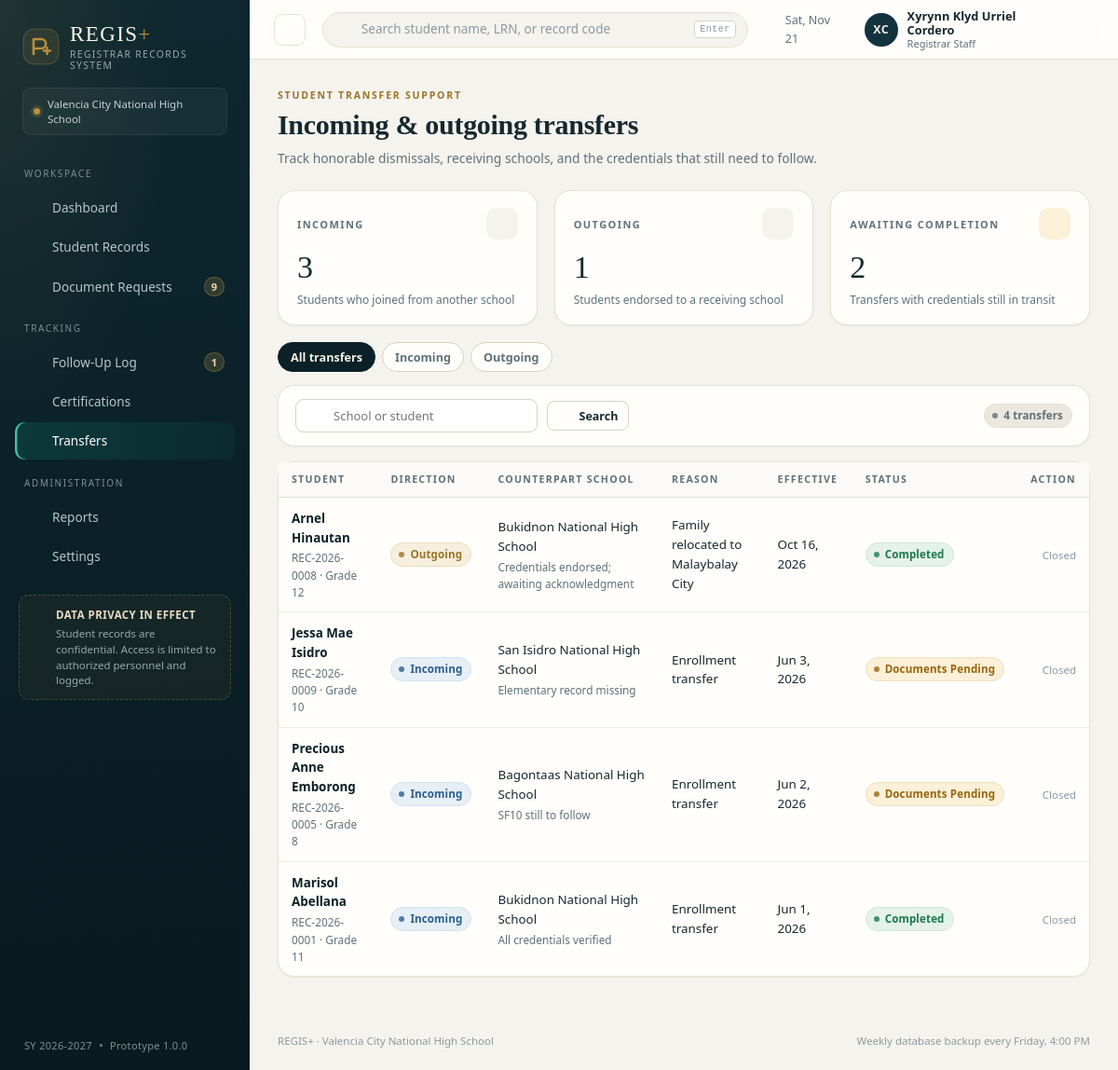
Page /transfers.php (signed in) on the earlier database version.
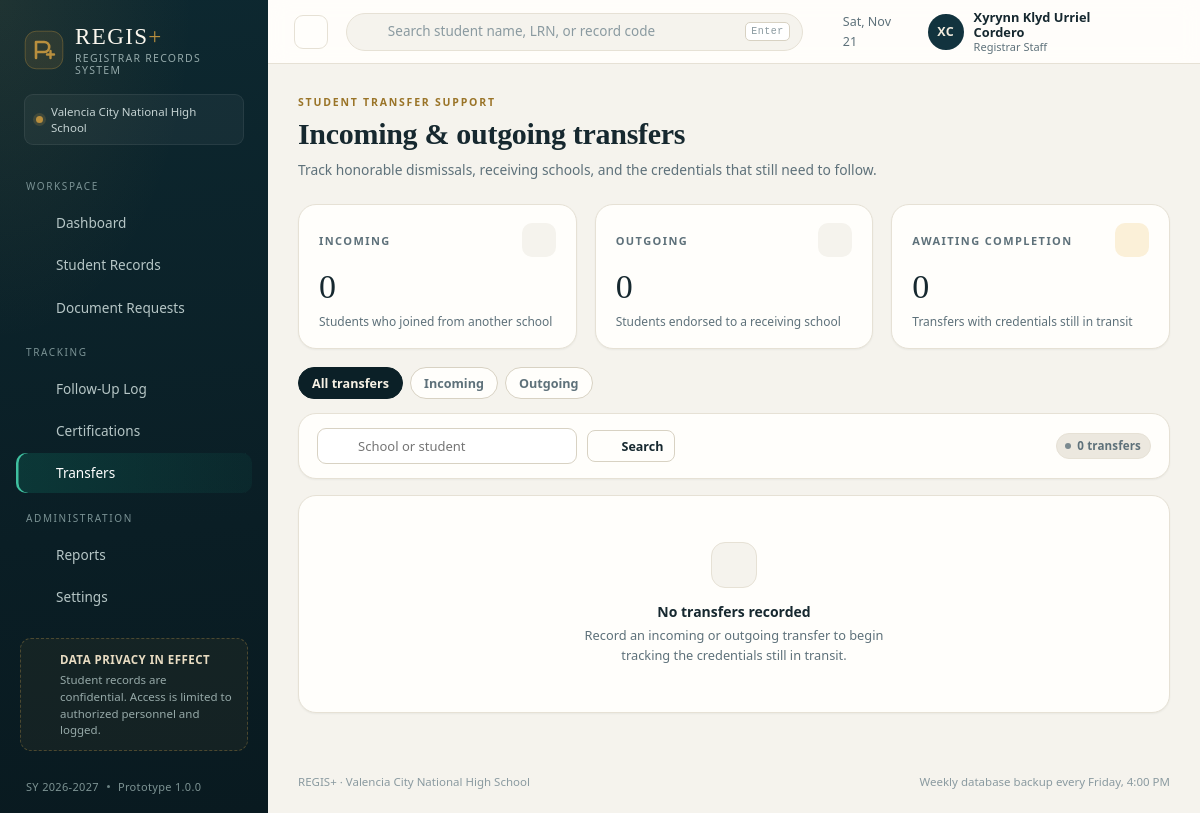
Same page on the later database version.
### tables this page shows
CREATE TABLE users (
    id            INTEGER PRIMARY KEY AUTOINCREMENT,
    username      TEXT NOT NULL UNIQUE,
    password_hash TEXT NOT NULL,
    full_name     TEXT NOT NULL,
    role          TEXT NOT NULL DEFAULT 'staff',
    email         TEXT,
    is_active     INTEGER NOT NULL DEFAULT 1,
    last_login    TEXT,
    created_at    TEXT NOT NULL DEFAULT (datetime('now','localtime'))
);

CREATE TABLE transfers (
    id                INTEGER PRIMARY KEY AUTOINCREMENT,
    student_id        INTEGER NOT NULL REFERENCES students(id) ON DELETE CASCADE,
    direction         TEXT NOT NULL,
    counterpart_school TEXT NOT NULL,
    effective_date    TEXT,
    reason            TEXT,
    status            TEXT NOT NULL DEFAULT 'Documents Pending',
    notes             TEXT,
    created_by        INTEGER REFERENCES users(id) ON DELETE SET NULL,
    created_at        TEXT NOT NULL DEFAULT (datetime('now','localtime'))
);

CREATE TABLE students (
    id              INTEGER PRIMARY KEY AUTOINCREMENT,
    lrn             TEXT NOT NULL UNIQUE,
    first_name      TEXT NOT NULL,
    middle_name     TEXT,
    last_name       TEXT NOT NULL,
    sex             TEXT NOT NULL DEFAULT 'F',
    birth_date      TEXT,
    grade_level     TEXT NOT NULL,
    section         TEXT,
    strand          TEXT,
    school_year     TEXT NOT NULL,
    status          TEXT NOT NULL DEFAULT 'Enrolled',
    guardian_name   TEXT,
    guardian_contact TEXT,
    address         TEXT,
    previous_school TEXT,
    record_code     TEXT UNIQUE,
    cabinet         TEXT,
    shelf           TEXT,
    folder_no       TEXT,
    digital_path    TEXT,
    notes           TEXT,
    created_by      INTEGER REFERENCES users(id) ON DELETE SET NULL,
    created_at      TEXT NOT NULL DEFAULT (datetime('now','localtime')),
    updated_at      TEXT NOT NULL DEFAULT (datetime('now','localtime'))
);

### includes/auth.php (called while the page is built, shortened)
<?php
function current_user(): ?array
{
    static $user = null;
    static $loaded = false;
    if ($loaded) {
        return $user;
    }
    $loaded = true;
    $stmt = db()->prepare('SELECT * FROM users WHERE id = ? AND is_active = 1');
    $stmt->execute([$_SESSION['user_id']]);
    $row = $stmt->fetch();
    $user = $row;
    return $user;
}
function require_login(): void
{
    if (!current_user()) {
        redirect('login.php');
    }
}
function can_manage(): bool
{
    return in_array(current_user()['role'] ?? '', ['admin', 'registrar'], true);
}
function role_label(string $role): string
{
    return match ($role) {
        'admin' => 'System Administrator',
        'registrar' => 'Registrar Officer',
        default => 'Registrar Staff',
    };
}

### includes/db.php (called while the page is built, shortened)
<?php
function db(): PDO
{
    static $pdo = null;
    if ($pdo instanceof PDO) {
        return $pdo;
    }
    $fresh = !file_exists(DB_FILE);
    $pdo = new PDO('sqlite:' . DB_FILE, null, null, [
        PDO::ATTR_ERRMODE => PDO::ERRMODE_EXCEPTION,
        PDO::ATTR_DEFAULT_FETCH_MODE => PDO::FETCH_ASSOC,
        PDO::ATTR_EMULATE_PREPARES => false,
    ]);
    $pdo->exec('PRAGMA foreign_keys = ON');
    $pdo->exec('PRAGMA journal_mode = WAL');
    return $pdo;
}

### transfers.php (the view, shortened to what the rows shown need)
<?php
require_once __DIR__ . '/includes/layout.php';
require_login();
$pdo = db();
$where = ['1 = 1'];
$params = [];
$whereSql = implode(' AND ', $where);
$stmt = $pdo->prepare(
    "SELECT t.*, s.first_name, s.middle_name, s.last_name, s.grade_level, s.record_code, u.full_name AS staff_name
     FROM transfers t JOIN students s ON s.id = t.student_id LEFT JOIN users u ON u.id = t.created_by
     WHERE $whereSql ORDER BY t.effective_date DESC, t.id DESC LIMIT 60"
);
$stmt->execute($params);
$rows = $stmt->fetchAll();
app_header('Transfers', 'transfers.php');
?>
<div class="page-head">
    <div>
        <h1>Incoming &amp; outgoing transfers</h1>
    </div>
</div>
<section class="card">
    <?php if ($rows): ?>
        <div class="table-wrap">
            <table class="data">
                <thead><tr><th>Student</th><th>Direction</th><th>Counterpart school</th><th>Reason</th><th>Effective</th><th>Status</th><th class="right">Action</th></tr></thead>
                <tbody>
                <?php foreach ($rows as $t): ?>
                    <tr>
                        <td>
                            <a class="strong" href="/student.php?id=<?= (int) $t['student_id'] ?>"><?= e($t['first_name'] . ' ' . $t['last_name']) ?></a>
                            <span class="sub"><?= e($t['record_code']) ?> · <?= e($t['grade_level']) ?></span>
                        </td>
                        <td><span class="pill <?= $t['direction'] === 'Outgoing' ? 'pill-brass' : 'pill-info' ?>"><span class="pill-dot"></span><?= e($t['direction']) ?></span></td>
                        <td><?= e($t['counterpart_school']) ?><span class="sub"><?= e($t['notes'] ?: '') ?></span></td>
                        <td><?= e($t['reason'] ?: '—') ?></td>
                        <td class="num"><?= e(fmt_date($t['effective_date'])) ?></td>
                        <td><?= status_pill($t['status']) ?></td>
                        <td class="actions">
                            <?php if (can_manage() && $t['status'] !== 'Completed'): ?>
                                <form method="post" action="/transfers.php" class="inline-form">
                                    <?= csrf_field() ?>
                                    <input type="hidden" name="action" value="set_status">
                                    <input type="hidden" name="id" value="<?= (int) $t['id'] ?>">
                                    <input type="hidden" name="status" value="<?= $t['status'] === 'Documents Pending' ? 'In Process' : 'Completed' ?>">
                                    <button class="btn btn-sm <?= $t['status'] === 'Documents Pending' ? 'btn-ghost' : 'btn-accent' ?>" type="submit">
                                        <?= $t['status'] === 'Documents Pending' ? 'Start' : 'Complete' ?>
                                    </button>
                                </form>
                            <?php else: ?>
                                <span class="muted" style="font-size:11.5px; color:var(--faint)">Closed</span>
                            <?php endif; ?>
                        </td>
                    </tr>
                <?php endforeach; ?>
                </tbody>
            </table>
        </div>
    <?php endif; ?>
</section>
<?php
app_footer();

### includes/layout.php (shortened to what the rows shown need)
<?php
function icon(string $name, string $class = ''): string
{
    $d = $paths[$name] ?? $paths['spark'];
    return '<svg class="icon ' . e($class) . '" viewBox="0 0 24 24" fill="none" stroke="currentColor" stroke-width="1.7" stroke-linecap="round" stroke-linejoin="round" aria-hidden="true">' . $d . '</svg>';
}
function open_page(string $title, string $bodyClass = '', array $css = [], string $bodyAttr = ''): void
{
    $css = $css ?: ['assets/css/app.css'];
    echo "<!DOCTYPE html>\n<html lang=\"en\">\n<head>\n<meta charset=\"utf-8\">\n";
    foreach ($css as $file) {
        echo '<link rel="stylesheet" href="' . e(url($file)) . '">' . "\n";
    }
    echo "</head>\n<body class=\"" . e($bodyClass) . '"' . ($bodyAttr ? ' ' . $bodyAttr : '') . ">\n";
}
function close_page(array $js = ['assets/js/app.js']): void
{
    echo "</body>\n</html>\n";
}
function app_header(string $title, string $active, string $screenTitle = ''): void
{
    $user = current_user();
    $openRequests = (int) db()->query("SELECT COUNT(*) FROM requests WHERE status IN ('Pending','Processing','Ready for Release')")->fetchColumn();
    $overdue = (int) db()->query("SELECT COUNT(*) FROM followups WHERE status <> 'Resolved' AND next_followup_date IS NOT NULL AND next_followup_date < date('now','localtime')")->fetchColumn();
    $nav = [
        'Workspace' => [
            ['dashboard.php', 'dashboard', 'Dashboard', 0],
            ['students.php', 'records', 'Student Records', 0],
            ['requests.php', 'requests', 'Document Requests', $openRequests],
        ],
        'Tracking' => [
            ['followups.php', 'followup', 'Follow-Up Log', $overdue],
            ['certifications.php', 'cert', 'Certifications', 0],
            ['transfers.php', 'transfer', 'Transfers', 0],
        ],
        'Administration' => [
            ['reports.php', 'reports', 'Reports', 0],
        ],
    ];
    $nav['Administration'][] = ['settings.php', 'settings', 'Settings', 0];
    open_page($title . ' · ' . APP_NAME, 'app');
    ?>
<div class="app-shell">
            <?php foreach ($nav as $section => $items): ?>
                <?php foreach ($items as [$href, $ic, $label, $count]): ?>
                        <?= icon($ic) ?>
                <?php endforeach; ?>
            <?php endforeach; ?>
    <div class="app-body">
        <header class="topbar">
            <div class="topbar-right">
                <details class="user-menu">
                    <summary>
                        <span class="avatar"><?= e(initials($user['full_name'])) ?></span>
                        <span class="user-meta">
                            <strong><?= e($user['full_name']) ?></strong>
                            <small><?= e(role_label($user['role'])) ?></small>
                        </span>
                        <?= icon('chevron', 'chev') ?>
                    </summary>
                </details>
            </div>
        </header>
        <main class="content">
    <?php
}
    ?>
    <?php
function app_footer(): void
{
    ?>
        </main>
    </div>
</div>
<?php
    close_page();
}
    ?>

### includes/helpers.php (shortened to what the rows shown need)
<?php
function e(?string $value): string
{
    return htmlspecialchars((string) $value, ENT_QUOTES | ENT_SUBSTITUTE, 'UTF-8');
}
function url(string $path = ''): string
{
    return '/' . ltrim($path, '/');
}
function fmt_date(?string $date, string $format = 'M j, Y'): string
{
    $ts = strtotime($date);
    return $ts ? date($format, $ts) : '—';
}
function initials(string $name): string
{
    $parts = preg_split('/\s+/', trim($name)) ?: [];
    $first = mb_substr($parts[0] ?? '', 0, 1);
    $last = count($parts) > 1 ? mb_substr($parts[count($parts) - 1], 0, 1) : '';
    return mb_strtoupper($first . $last);
}
function status_tone(string $status): string
{
    return match ($status) {
        'Complete', 'Released', 'Resolved', 'Completed', 'Enrolled' => 'ok',
        'Pending', 'Open', 'Documents Pending' => 'warn',
        'Processing', 'In Progress', 'Ready for Release', 'In Process', 'Transferred In', 'Incoming', 'Outgoing' => 'info',
        'Missing', 'Cancelled' => 'danger',
        'Graduated', 'Transferred Out', 'Archived', 'N/A' => 'muted',
        default => 'muted',
    };
}
function status_pill(string $status): string
{
    return '<span class="pill pill-' . status_tone($status) . '"><span class="pill-dot"></span>' . e($status) . '</span>';
}

Differences in the rows shown:
removed transfers: student.last_name "Arnel Hinautan", student.record_code "REC-2026-0008", student.grade_level "Grade 12", direction "Outgoing", counterpart_school "Bukidnon National High School", notes "Credentials endorsed; awaiting acknowledgment", reason "Family relocated to Malaybalay City", effective_date "Oct 16, 2026", status "Completed"
removed transfers: student.last_name "Jessa Mae Isidro", student.record_code "REC-2026-0009", student.grade_level "Grade 10", direction "Incoming", counterpart_school "San Isidro National High School", notes "Elementary record missing", reason "Enrollment transfer", effective_date "Jun 3, 2026", status "Documents Pending"
removed transfers: student.last_name "Precious Anne Emborong", student.record_code "REC-2026-0005", student.grade_level "Grade 8", direction "Incoming", counterpart_school "Bagontaas National High School", notes "SF10 still to follow", reason "Enrollment transfer", effective_date "Jun 2, 2026", status "Documents Pending"
removed transfers: student.last_name "Marisol Abellana", student.record_code "REC-2026-0001", student.grade_level "Grade 11", direction "Incoming", counterpart_school "Bukidnon National High School", notes "All credentials verified", reason "Enrollment transfer", effective_date "Jun 1, 2026", status "Completed"
Other differences:
$incoming: "3" → "0"
$outgoing: "1" → "0"
$pending: "2" → "0"
count($rows): "4" → "0"
list line gone: "Document Requests 9"
new list line: "Document Requests"
list line gone: "Follow-Up Log 1"
new list line: "Follow-Up Log"
text no longer shown: "STUDENT DIRECTION COUNTERPART SCHOOL REASON EFFECTIVE STATUS ACTION"
text now shown: "No transfers recorded Record an incoming or outgoing transfer to begin tracking the credentials still in transit."
